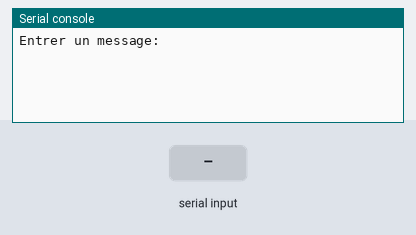
The program below on a simulated Raspberry Pi Pico running MicroPython. Parts: the last lines printed to the serial console. The inputs (shaded band) are chosen by the test bench. Threads take turns every 2 ms.

Above: at 1.3 s.
1.4 s: "1" typed at the serial console, then Enter
At 2.5 s:
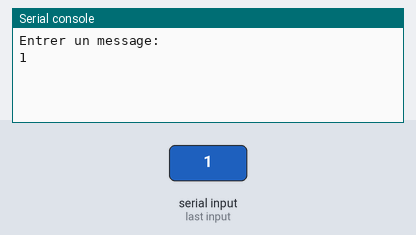
2.9 s: "1\n" received over the second serial link
At 3.21 s:
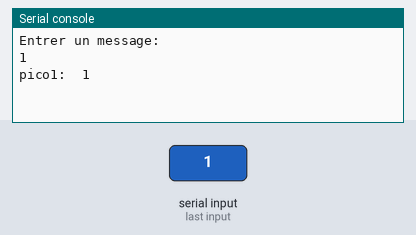
4.4 s: "0\n" received over the second serial link
At 4.8 s:
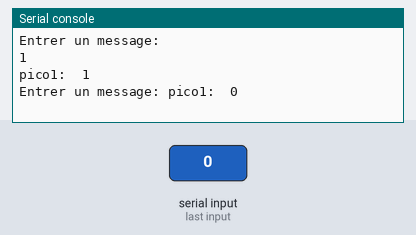
5.9 s: "0" typed at the serial console, then Enter
At 7.1 s:
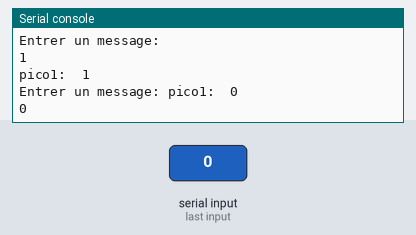

Measured:
- after the input at 1.4 s, the serial console: prints a new line at once (image 1)
- after the input at 2.9 s, the serial console: prints a new line at once (image 2)
- after the input at 4.4 s, the serial console: prints a new line at once (image 3)
- after the input at 5.9 s, the serial console: prints a new line at once (image 4)

The program:

Lab4.py
```python
#AI used to undertstand how threading works, to divide tasks and to prevent the use of uart.write at the same time
import _thread
import time
from machine import UART , Pin

time.sleep(0.1)

#uart connection to pico 2
uart = UART(1 , baudrate = 9600 , tx = Pin(8) , rx = Pin(9), timeout=50)

#using this variable to check when the last time the message was sent either by send_message or wait_message
last_sent = time.ticks_ms()

#thread lock method to give priority
uart_lock = _thread.allocate_lock()

#to avoid user_message and waiting_message sending at the same time
def send_message(message):
    """get a message from user_message or wait_message and send it"""
    global last_sent

    #give priority to one thread at a time
    with uart_lock:
        uart.write((message + "\n").encode())
        last_sent= time.ticks_ms()

#----Receive messages and send a maintien de connexion with time----

def read_wait_message():
    """check for a message sent by the other pico and also Check if the user has sent a message in the last 10 sec if not send a message to the other pico """

    while True:

        #----read----

        recu = uart.readline()
        if recu :
            print("pico1: ", recu.decode().strip())

        #----Send a message if the user has not sent one after 10 sec----

        # check when the last message was sent to pico 2
        elapsed_time = time.ticks_diff(time.ticks_ms(),last_sent)
        if elapsed_time > 10000:
            now = time.localtime()
            message  = ("maintien de connexion " + str(now[3]) + ":" + str(now[4]) + ":" + str(now[5]))
            send_message(message)
        time.sleep_ms(50)

#----Start the thread----

_thread.start_new_thread(read_wait_message, ())


while True:

    #----Get user input----

    message = input("Entrer un message: ")
    send_message(message)
    time.sleep(2)
```
